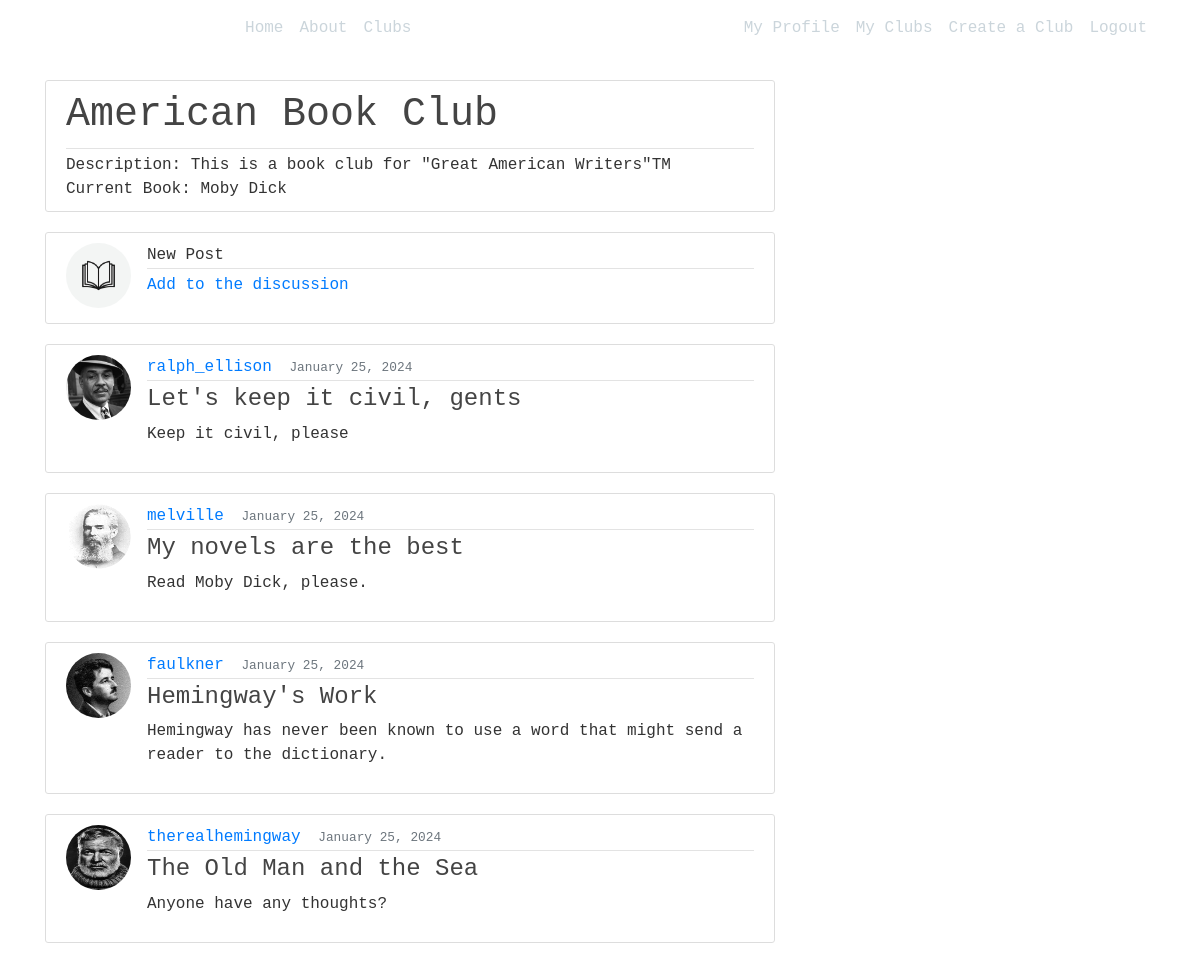
Screenshot of /home/8/ (signed in) with the database file from the repository.
### blog/models.py (models this page shows, shortened)
class Club(models.Model):
    name = models.CharField(max_length=100)
    current_book = models.CharField(max_length=100, null=True)
    description = models.CharField(max_length=500, null=True)
    banner = models.ImageField(default='default_book.jpg', upload_to='profile_pics')

class Post(models.Model):
    title = models.CharField(max_length=100)
    content = models.TextField()
    date_posted = models.DateTimeField(default=timezone.now) #pass in the actual function, not the executed function
    author = models.ForeignKey(User, on_delete=models.CASCADE)
    club = models.ForeignKey(Club, on_delete=models.CASCADE, default=1)
    class Meta:
        ordering = ['-date_posted']

### users/models.py (models this page shows, shortened)
class Profile(models.Model):
    user = models.OneToOneField(User, on_delete=models.CASCADE)
    image = models.ImageField(default='default_book.jpg', upload_to='profile_pics')
    bio = models.TextField(default="There isn't much here...", blank=True)
    favorite_book = models.TextField(blank=True)
    club = models.ManyToManyField(Club)

### blog/views.py (the view)
# urls.py: path('home/<int:pk>/', views.clubHome, name='club-home'),
def clubHome(request, pk):
    club = get_object_or_404(Club, pk=pk)
    is_member = False
    if request.user.profile in club.profile_set.all():
        is_member = True
    context = {
        'posts': Post.objects.filter(club=club),
        'members': User.objects.all(),
        'club': club,
        'is_member': is_member,
    }
    return render(request, 'blog/club_home.html', context)

### blog/templates/blog/club_home.html
{% extends "blog/base.html" %}
{% block content %}
    {% if user.is_authenticated %}
        {% if is_member %}
            <div class="content-section">
                <div class="article-metadata">
                    <h1> {{ club.name }} </h1>
                </div>
                <div class="media-body"> Description: {{ club.description }}</div>
                <div class="media-body"> Current Book: {{ club.current_book }}</div>
            </div>
            <article class="media content-section">
                <img class="rounded-circle article-img" src="{{ user.profile.image.url }}">
                <div class="media-body">
                    <div class="article-metadata">
                        New Post
                    </div>
                    <p class="article-content"><a href="{% url 'post-create' club_id=club.pk%}">Add to the discussion</a></p>
                </div>
            </article>
            {% for post in posts %}
                <article class="media content-section">
                    <img class="rounded-circle article-img" src="{{ post.author.profile.image.url }}">
                    <div class="media-body">
                    <div class="article-metadata">
                        <a class="mr-2 text_white hover_black" href="{% url 'profile-with-pk' pk=post.author.pk %}">{{ post.author }}</a>
                        <small class="text-muted">{{ post.date_posted|date:"F d, Y"}}</small>
                    </div>
                    <h4><a class="article-title" href="{% url 'post-detail' post.id %}">{{ post.title }}</a></h4>
                    <p class="article-content">{{ post.content }}</p>
                    </div>
                </article>
            {% endfor %}
        {% else %}
            <div class="content-section">
                <h5>You are not a member of this club. To see the contents of this club, please request to <a href="{% url 'club-list' %}">join.</a></h5>
            </div>
        {% endif %}
    {% else %}
        <div class="content-section">
            <h5>To view the Book Club, please <a href="{% url 'login' %}">login</a> or <a href="{% url 'register' %}">register</a> an account</h5>
        </div>
    {% endif %}
{% endblock content %}

### blog/templates/blog/base.html (shortened to what this page needs)
{% load static %}
<!DOCTYPE html>
<html>
<head>
    <link rel="stylesheet" href="https://cdn.jsdelivr.net/npm/bootstrap@4.0.0/dist/css/bootstrap.min.css">
    <link rel="stylesheet" type="text/css" href="{% static 'blog/main.css' %}">
</head>
<body>
    <header class="site-header">
        <nav class="navbar navbar-expand-md navbar-dark bg-black fixed-top">
          <div class="container">
            <a class="navbar-brand mr-4" href="{% url 'blog-home' %}">Our Book Clubs</a>
            <div class="collapse navbar-collapse" id="navbarToggle">
              <div class="navbar-nav mr-auto">
                <a class="nav-item nav-link" href="{% url 'blog-home' %}">Home</a>
                <a class="nav-item nav-link" href="{% url 'blog-about' %}">About</a>
                <a class="nav-item nav-link" href="{% url 'club-list' %}">Clubs</a>
              </div>
              <div class="navbar-nav">
                {% if user.is_authenticated %}
                  <a class="nav-item nav-link" href="{% url 'profile' %}">My Profile</a>
                  <a class="nav-item nav-link" href="{% url 'my-clubs' %}">My Clubs</a>
                  <a class="nav-item nav-link" href="{% url 'create-club' %}">Create a Club</a>
                  <form method="POST" action="{% url 'logout' %}">
                    <button type="submit" class="nav-item nav-link" style="background:transparent; border:none;">Logout</button>
                  </form>
                {% else %}
                  <a class="nav-item nav-link" href="{% url 'login' %}">Login</a>
                  <a class="nav-item nav-link" href="{% url 'register' %}">Register</a>
                {% endif %}
              </div>
            </div>
          </div>
        </nav>
    </header>
    <main role="main" class="container">
        <div class="row">
          <div class="col-md-8">
            {% block content %}{% endblock %}
          </div>
        </div>
    </main>
</body>
</html>

### blog/static/blog/main.css (style rules this page uses)
body { background: #fafafa; color: #333333; margin-top: 5rem; }
h1, h2, h3, h4, h5, h6 { color: #444444; }
.site-header .navbar-nav .nav-link { color: #cbd5db; }
.content-section { background: #ffffff; padding: 10px 20px; border: 1px solid #dddddd; border-radius: 3px; margin-bottom: 20px; }
.article-title { color: #444444; }
.article-content { white-space: pre-line; }
.article-img { height: 65px; width: 65px; margin-right: 16px; }
.article-metadata { padding-bottom: 1px; margin-bottom: 4px; border-bottom: 1px solid #e3e3e3 }

### rows the page displays
Club: name "American Book Club", description "This is a book club for \"Great American Writers\"TM", current_book "Moby Dick"
Post: author.profile.image (picture), author "ralph_ellison", date_posted "January 25, 2024", title "Let's keep it civil, gents", content "Keep it civil, please"
Post: author.profile.image (picture), author "melville", date_posted "January 25, 2024", title "My novels are the best", content "Read Moby Dick, please."
Post: author.profile.image (picture), author "faulkner", date_posted "January 25, 2024", title "Hemingway's Work", content "Hemingway has never been known to use a word that might send a reader to the dictionary."
Post: author.profile.image (picture), author "therealhemingway", date_posted "January 25, 2024", title "The Old Man and the Sea", content "Anyone have any thoughts?"
